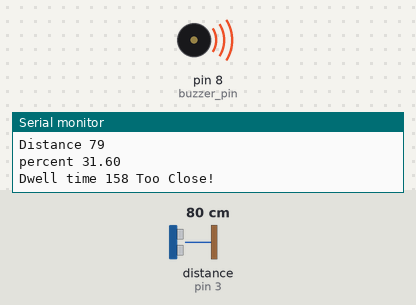
This sketch was run on a simulated Arduino Uno, built with avr-gcc and run on an emulated ATmega328P. Shown: buzzer (waves = sounding), the last lines printed to the serial monitor. Wiring (inferred from the names in the program): ultrasonic range finder: trigger pin 2; echo pin 3. Inputs (shaded band) come from the test bench; at power-on: distance to the obstacle (sensor on pin 3) 80 cm. The echo pulse lasts 58.3 µs per cm.

Above: at 1.2 s.
1.3 s: distance to the obstacle (sensor on pin 3) set to 9 cm
At 1.74 s:
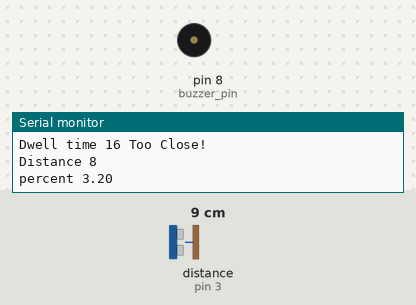
4.3 s: distance to the obstacle (sensor on pin 3) set to 35 cm
7.3 s: distance to the obstacle (sensor on pin 3) set to 18 cm
At 7.7 s:
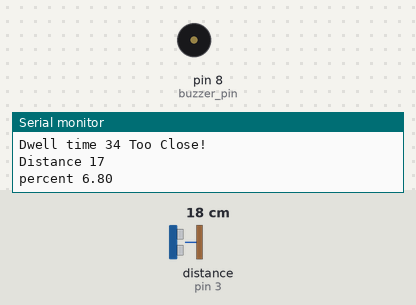
10.3 s: distance to the obstacle (sensor on pin 3) set to 2 cm
At 10.56 s:
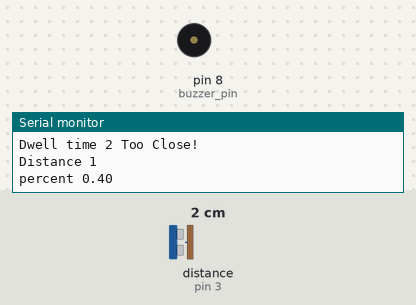
Timing chart, 0 to 13.3 s (numbered marks = the images above; inputs shaded):
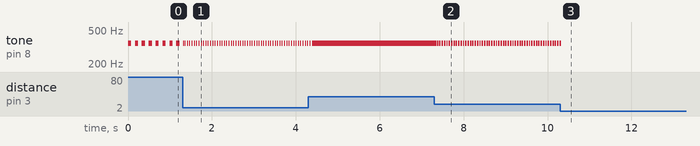

The sketch:

distance_measure_buzzer_2.ino
```cpp
int trigger_pin = 2;
int echo_pin = 3;
int buzzer_pin = 8;
int duration;
float distanceCm;
int PHYSICAL_DISTANCE = 250;
int LOOP_TIME = 500;

void setup ( ) {
        Serial.begin (9600);
        pinMode (trigger_pin, OUTPUT);
        pinMode (echo_pin, INPUT);
        pinMode (buzzer_pin, OUTPUT);
}

void loop ( ) {
    // reset the trigger pin
    digitalWrite (trigger_pin, LOW);
    delayMicroseconds (2);
    digitalWrite (trigger_pin, HIGH);
    delayMicroseconds (10);
    digitalWrite (trigger_pin, LOW);
    duration = pulseIn (echo_pin, HIGH);
    distanceCm = ((float)duration) * (float)0.0340 / 2;
    objectNear(distanceCm);
}

void distanceBeep(int distanceCm) {
    // find percentage of distance
    double pt = ((float)distanceCm/(float)PHYSICAL_DISTANCE)*100;
    Serial.print("percent ");
    Serial.println (pt);
    // dwell time
    int dwellTime = ((double)LOOP_TIME * (double)pt / (double)100);
    Serial.print("Dwell time ");
    Serial.print(dwellTime);
    tone(buzzer_pin, 350, 75);
    delay (dwellTime);
    noTone(buzzer_pin);
}

void objectNear(int distanceCm){
  Serial.print("Distance ");
  Serial.println(distanceCm);
  if (distanceCm >= 0 && distanceCm <= PHYSICAL_DISTANCE) {
    distanceBeep(distanceCm);
    Serial.println (" Too Close! ");
   } else {
    Serial.println (" All Clear! ");
    noTone(buzzer_pin);
    delay (LOOP_TIME);
  }
}
```

Measured:
- after the input at 1.3 s, tone on pin 8 (buzzer_pin): alternates 350 Hz for 0.02 s and silent for 0.04 s, starting at once
- after the input at 4.3 s, tone on pin 8 (buzzer_pin): goes on until 4.4 s, then stays 350 Hz
- after the input at 7.3 s, tone on pin 8 (buzzer_pin): alternates 350 Hz for 0.03 s and silent for 0.02 s, starting after 0.06 s
- after the input at 10.3 s, tone on pin 8 (buzzer_pin): goes on until 10.3 s, then stays silent
- by itself, tone on pin 8 (buzzer_pin): alternates 350 Hz for 0.08 s and silent for 0.09 s
